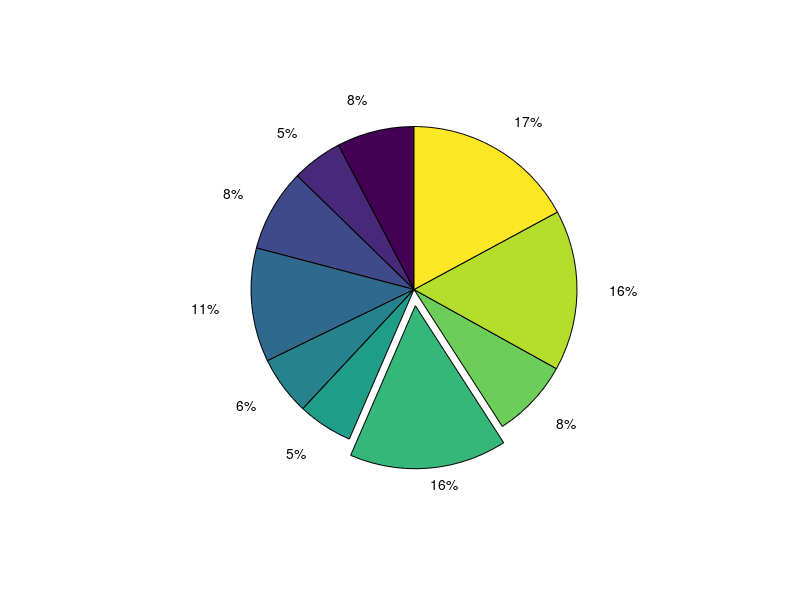

The MATLAB script that drew this image: (Note: this script raises an error after producing the figure.)
%% demo1 : Apply slanCL palette to pie chart

% Generate random data (随机生成数据)
X = .3 + rand(1, 10);
explode = 0.*X;
explode(7) = 1.5;

% Basic pie plot (基础饼图绘制)
pieHdl = pie(X, explode);

% Modify colors and text properties (修改配色与文本属性)
for i = 1:2:length(pieHdl)
    % Extract one color at a time from slanCL palette (每次从slanCL调色板取一个颜色)
    pieHdl(i).FaceColor = slanCL(1924, (i + 1)/2);
    pieHdl(i+1).FontName = 'Cambria';
    pieHdl(i+1).FontSize = 12;
end

% Add legend (添加图例)
lgdHdl = legend();
lgdHdl.Location = 'best';
lgdHdl.NumColumns = 2;
lgdHdl.FontName = 'Cambria';
lgdHdl.FontSize = 11;
